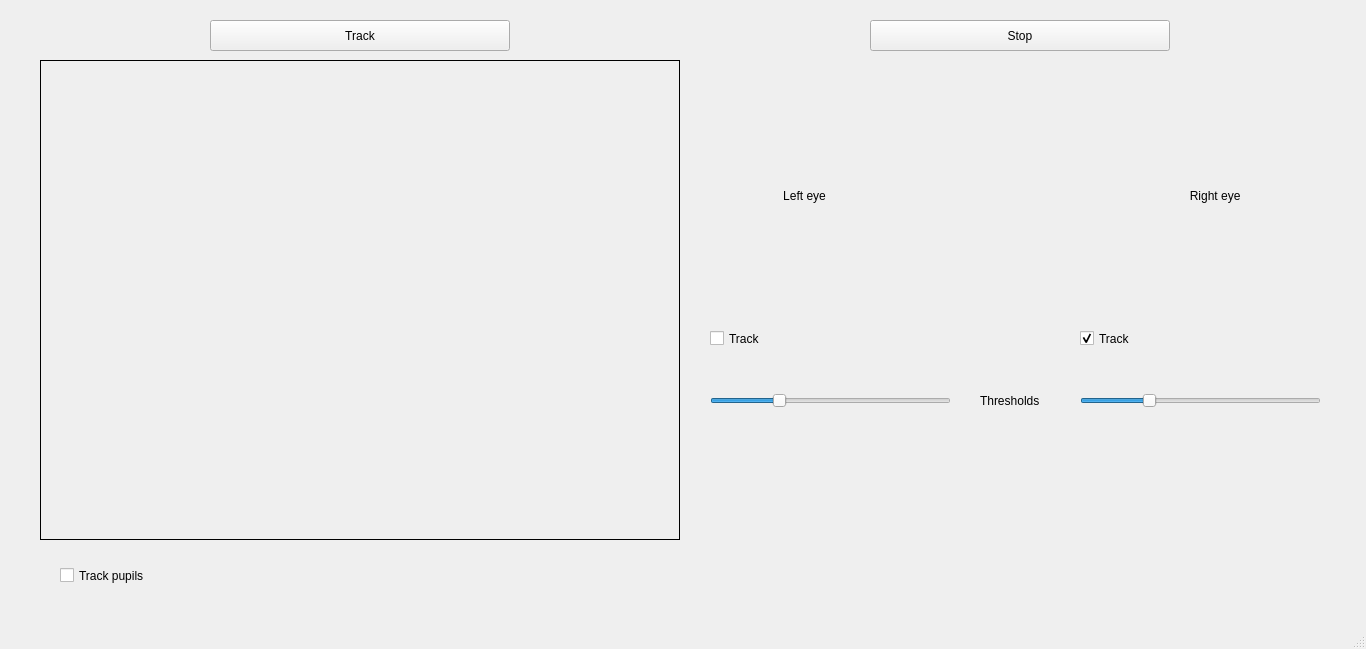
<?xml version="1.0" encoding="UTF-8"?>
<ui version="4.0">
 <class>MainWindow</class>
 <widget class="QMainWindow" name="MainWindow">
  <property name="geometry">
   <rect>
    <x>0</x>
    <y>0</y>
    <width>1366</width>
    <height>649</height>
   </rect>
  </property>
  <property name="windowTitle">
   <string>MainWindow</string>
  </property>
  <property name="styleSheet">
   <string notr="true"/>
  </property>
  <widget class="QWidget" name="centralwidget">
   <widget class="QCheckBox" name="pupilsCheckbox">
    <property name="geometry">
     <rect>
      <x>60</x>
      <y>550</y>
      <width>121</width>
      <height>51</height>
     </rect>
    </property>
    <property name="text">
     <string>Track pupils</string>
    </property>
   </widget>
   <widget class="QLabel" name="rightEyeBox">
    <property name="enabled">
     <bool>true</bool>
    </property>
    <property name="geometry">
     <rect>
      <x>1080</x>
      <y>70</y>
      <width>241</width>
      <height>251</height>
     </rect>
    </property>
    <property name="text">
     <string>                                 Right eye</string>
    </property>
    <property name="textFormat">
     <enum>Qt::AutoText</enum>
    </property>
    <property name="scaledContents">
     <bool>false</bool>
    </property>
   </widget>
   <widget class="QLabel" name="baseImage">
    <property name="geometry">
     <rect>
      <x>40</x>
      <y>60</y>
      <width>640</width>
      <height>480</height>
     </rect>
    </property>
    <property name="frameShape">
     <enum>QFrame::Box</enum>
    </property>
    <property name="text">
     <string/>
    </property>
   </widget>
   <widget class="QLabel" name="leftEyeBox">
    <property name="enabled">
     <bool>true</bool>
    </property>
    <property name="geometry">
     <rect>
      <x>710</x>
      <y>70</y>
      <width>241</width>
      <height>251</height>
     </rect>
    </property>
    <property name="text">
     <string>                      Left eye</string>
    </property>
   </widget>
   <widget class="QPushButton" name="stopButton">
    <property name="geometry">
     <rect>
      <x>870</x>
      <y>20</y>
      <width>300</width>
      <height>31</height>
     </rect>
    </property>
    <property name="text">
     <string>Stop</string>
    </property>
   </widget>
   <widget class="QPushButton" name="startButton">
    <property name="geometry">
     <rect>
      <x>210</x>
      <y>20</y>
      <width>300</width>
      <height>31</height>
     </rect>
    </property>
    <property name="text">
     <string>Track</string>
    </property>
   </widget>
   <widget class="QCheckBox" name="leftEyeCheckbox">
    <property name="geometry">
     <rect>
      <x>710</x>
      <y>330</y>
      <width>70</width>
      <height>17</height>
     </rect>
    </property>
    <property name="text">
     <string>Track</string>
    </property>
   </widget>
   <widget class="QCheckBox" name="rightEyeCheckbox">
    <property name="geometry">
     <rect>
      <x>1080</x>
      <y>330</y>
      <width>70</width>
      <height>17</height>
     </rect>
    </property>
    <property name="text">
     <string>Track</string>
    </property>
    <property name="checked">
     <bool>true</bool>
    </property>
   </widget>
   <widget class="QSlider" name="leftEyeThreshold">
    <property name="geometry">
     <rect>
      <x>710</x>
      <y>390</y>
      <width>241</width>
      <height>22</height>
     </rect>
    </property>
    <property name="maximum">
     <number>255</number>
    </property>
    <property name="value">
     <number>70</number>
    </property>
    <property name="orientation">
     <enum>Qt::Horizontal</enum>
    </property>
   </widget>
   <widget class="QLabel" name="thresholdsLabel">
    <property name="geometry">
     <rect>
      <x>980</x>
      <y>390</y>
      <width>61</width>
      <height>21</height>
     </rect>
    </property>
    <property name="text">
     <string>Thresholds</string>
    </property>
   </widget>
   <widget class="QSlider" name="rightEyeThreshold">
    <property name="geometry">
     <rect>
      <x>1080</x>
      <y>390</y>
      <width>241</width>
      <height>22</height>
     </rect>
    </property>
    <property name="maximum">
     <number>255</number>
    </property>
    <property name="value">
     <number>70</number>
    </property>
    <property name="orientation">
     <enum>Qt::Horizontal</enum>
    </property>
   </widget>
  </widget>
  <widget class="QMenuBar" name="menubar">
   <property name="geometry">
    <rect>
     <x>0</x>
     <y>0</y>
     <width>1366</width>
     <height>21</height>
    </rect>
   </property>
  </widget>
  <widget class="QStatusBar" name="statusbar"/>
 </widget>
 <resources/>
 <connections/>
</ui>
